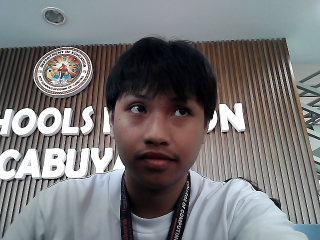
#> input picture data/faces/Darren Martin.png, 320 x 240 px
$ python -i app.py   (imports and definitions only)
#> lines starting #> are read from the running program, lines starting #| are printed output that depends on the picture
#> further down, picture is the input picture: shape (240, 320, 3); mean B, G, R 119.4, 118.4, 119.7
from flask import Flask, render_template, request, jsonify
import os
import base64
import json
import cv2
import numpy as np

# [1 line not run here, left out]

DATA_FILE = os.path.join("data", "users.json")
IMAGES_DIR = os.path.join("data", "faces")
# [1 line not run here, left out]

# Use OpenCV's built-in Haar cascade for face detection
FACE_CASCADE_PATH = os.path.join(cv2.data.haarcascades, "haarcascade_frontalface_default.xml")
face_cascade = cv2.CascadeClassifier(FACE_CASCADE_PATH)


# [8 lines left out: function load_users, not called in this run]


def save_users(users):
    with open(DATA_FILE, "w") as f:
        json.dump(users, f, indent=2)


def compute_face_signature(img):
    """Compute a simple color histogram-based signature for a face image.

    This is not as strong as deep learning, but is enough to roughly
    detect if the same person tries to register again on this demo.
    """
    # Resize to reduce noise and computation
    resized = cv2.resize(img, (128, 128))
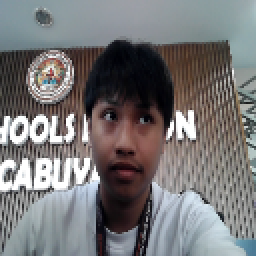
#> resized: shape (128, 128, 3) (shown 2 times larger); mean B, G, R 119.2, 118.2, 119.5
    # Convert to HSV color space and compute histogram
    hsv = cv2.cvtColor(resized, cv2.COLOR_BGR2HSV)
#> hsv: shape (128, 128, 3); mean H, S, V 72.3, 43.1, 127.1
    hist = cv2.calcHist([hsv], [0, 1], None, [32, 32], [0, 180, 0, 256])
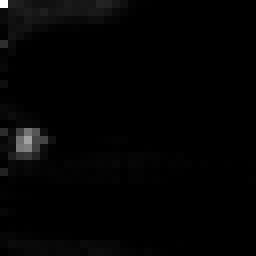
#> hist: shape (32, 32) float32 (shown 8 times larger); min 0, max 1170, mean 16; drawn with min black and max white
    cv2.normalize(hist, hist)
    # Flatten to 1D list so it can be stored in JSON
    return hist.flatten().tolist()


# [3 lines that did not run here, left out]


# [72 lines that did not run here, left out]


# [2 lines not run here, left out]

>>> import cv2
>>> picture = cv2.imread('data/faces/Darren Martin.png')
>>> result = compute_face_signature(picture)
#> result = 1024 values, max 0.549 at index 0, min 0 at index 20, mean 0.00751

$ run again, on data/faces/Darrens Martins.png
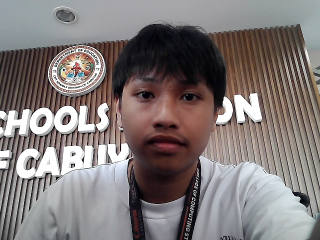
#> input picture data/faces/Darrens Martins.png, 320 x 240 px
#> picture is the input picture: shape (240, 320, 3); mean B, G, R 120.6, 121.3, 129.1
#> in compute_face_signature, `resized = cv2.resize(img, (128, 128))`:
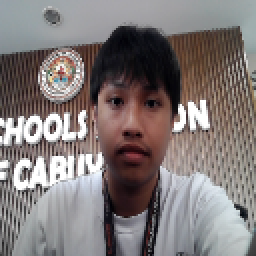
#> resized: shape (128, 128, 3) (shown 2 times larger); mean B, G, R 120.5, 121.1, 129
#> hsv: shape (128, 128, 3); mean H, S, V 70.5, 41.1, 132.3
#> in compute_face_signature, `hist = cv2.calcHist([hsv], [0, 1], None, [32, 32], [0, 180, 0, 256])`:
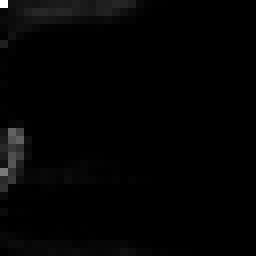
#> hist: shape (32, 32) float32 (shown 8 times larger); min 0, max 1219, mean 16; drawn with min black and max white
#> result = 1024 values, max 0.591 at index 0, min 0 at index 21, mean 0.00776

$ run again, on data/faces/Jeff.png
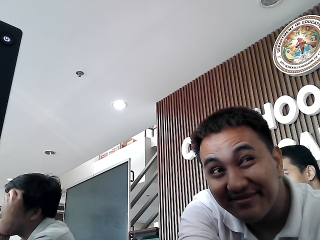
#> input picture data/faces/Jeff.png, 320 x 240 px
#> picture is the input picture: shape (240, 320, 3); mean B, G, R 143.3, 141.8, 144.1
#> in compute_face_signature, `resized = cv2.resize(img, (128, 128))`:
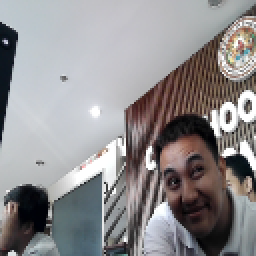
#> resized: shape (128, 128, 3) (shown 2 times larger); mean B, G, R 143.2, 141.8, 144.1
#> hsv: shape (128, 128, 3); mean H, S, V 82.1, 33.8, 149.9
#> in compute_face_signature, `hist = cv2.calcHist([hsv], [0, 1], None, [32, 32], [0, 180, 0, 256])`:
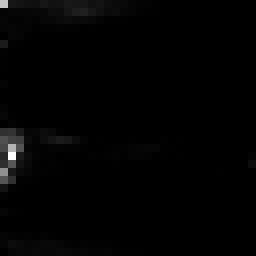
#> hist: shape (32, 32) float32 (shown 8 times larger); min 0, max 1378, mean 16; drawn with min black and max white
#> result = 1024 values, max 0.532 at index 609, min 0 at index 20, mean 0.00617

$ run again, on data/faces/Jefferson.png
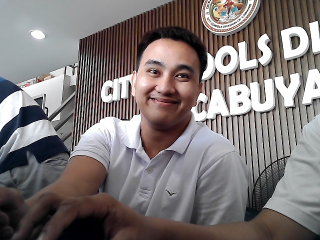
#> input picture data/faces/Jefferson.png, 320 x 240 px
#> picture is the input picture: shape (240, 320, 3); mean B, G, R 118.6, 118.9, 126.3
#> in compute_face_signature, `resized = cv2.resize(img, (128, 128))`:
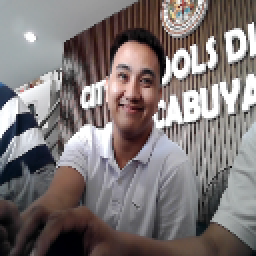
#> resized: shape (128, 128, 3) (shown 2 times larger); mean B, G, R 118.5, 118.8, 126.3
#> hsv: shape (128, 128, 3); mean H, S, V 61.8, 42.6, 129.5
#> in compute_face_signature, `hist = cv2.calcHist([hsv], [0, 1], None, [32, 32], [0, 180, 0, 256])`:
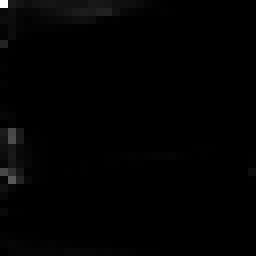
#> hist: shape (32, 32) float32 (shown 8 times larger); min 0, max 1913, mean 16; drawn with min black and max white
#> result = 1024 values, max 0.748 at index 0, min 0 at index 23, mean 0.00625
